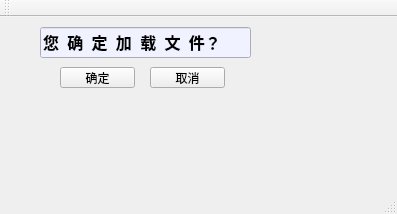
<?xml version="1.0" encoding="UTF-8"?>
<ui version="4.0">
 <class>Message_cancel</class>
 <widget class="QMainWindow" name="Message_cancel">
  <property name="geometry">
   <rect>
    <x>0</x>
    <y>0</y>
    <width>397</width>
    <height>214</height>
   </rect>
  </property>
  <property name="windowTitle">
   <string>Message_cancel</string>
  </property>
  <widget class="QWidget" name="centralWidget">
   <widget class="QWidget" name="widget" native="true">
    <property name="geometry">
     <rect>
      <x>10</x>
      <y>10</y>
      <width>41</width>
      <height>41</height>
     </rect>
    </property>
    <property name="styleSheet">
     <string notr="true">image: url(:/new/prefix1/help.png);</string>
    </property>
   </widget>
   <widget class="QPushButton" name="pushButton_cancel">
    <property name="geometry">
     <rect>
      <x>150</x>
      <y>50</y>
      <width>75</width>
      <height>21</height>
     </rect>
    </property>
    <property name="text">
     <string>取消</string>
    </property>
   </widget>
   <widget class="QPushButton" name="pushButton_enter">
    <property name="geometry">
     <rect>
      <x>60</x>
      <y>50</y>
      <width>75</width>
      <height>21</height>
     </rect>
    </property>
    <property name="text">
     <string>确定</string>
    </property>
   </widget>
   <widget class="QLineEdit" name="lineEdit">
    <property name="geometry">
     <rect>
      <x>40</x>
      <y>10</y>
      <width>211</width>
      <height>31</height>
     </rect>
    </property>
    <property name="font">
     <font>
      <family>Aharoni</family>
      <pointsize>12</pointsize>
      <weight>75</weight>
      <bold>true</bold>
     </font>
    </property>
    <property name="styleSheet">
     <string notr="true">background-color: rgb(228, 226, 255);
background-color: rgb(240, 242, 255);</string>
    </property>
    <property name="text">
     <string>您  确  定  加  载  文  件？</string>
    </property>
   </widget>
  </widget>
  <widget class="QMenuBar" name="menuBar">
   <property name="geometry">
    <rect>
     <x>0</x>
     <y>0</y>
     <width>397</width>
     <height>23</height>
    </rect>
   </property>
  </widget>
  <widget class="QToolBar" name="mainToolBar">
   <attribute name="toolBarArea">
    <enum>TopToolBarArea</enum>
   </attribute>
   <attribute name="toolBarBreak">
    <bool>false</bool>
   </attribute>
  </widget>
  <widget class="QStatusBar" name="statusBar"/>
 </widget>
 <layoutdefault spacing="6" margin="11"/>
 <resources/>
 <connections/>
</ui>
